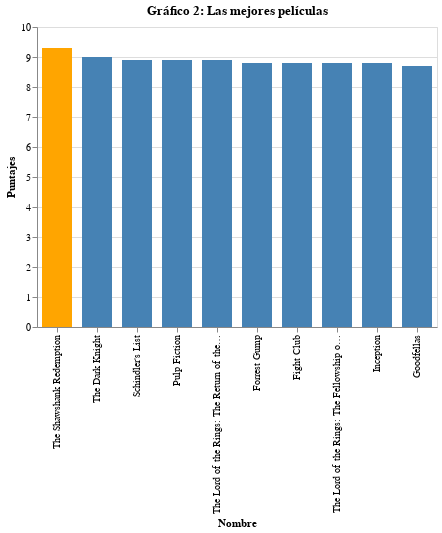

The notebook cell saved with this chart:
### Markdown cell above
Pregunta 2

### Code cell
top_10 = data.nlargest(10, "score")


#https://altair-viz.github.io/gallery/bar_chart_sorted.html
#https://stackoverflow.com/questions/43327125/pandas-max-value-in-column-and-subtract
alt.Chart(top_10).mark_bar(size=30).encode(

    x=alt.X('name', title='Nombre', sort='-y'),

    y=alt.Y('score', title='Puntajes'),

    color=alt.condition(

        alt.datum.score == top_10['score'].max() ,  

        alt.value('orange'),     

        alt.value('steelblue')
    )
).properties(title="Gráfico 2: Las mejores películas",width=alt.Step(40))

### Figure 1 — Vega-Lite specification as saved in the notebook (floating-point values rounded to 4 significant figures)
{"config": {"view": {"continuousWidth": 400, "continuousHeight": 300}}, "data": {"name": "data-c8c7dc04fdc186fc08e4c87e7b9ec1f3"}, "mark": {"type": "bar", "size": 30}, "encoding": {"color": {"condition": {"value": "orange", "test": "(datum.score === 9.3)"}, "value": "steelblue"}, "x": {"type": "nominal", "field": "name", "sort": "-y", "title": "Nombre"}, "y": {"type": "quantitative", "field": "score", "title": "Puntajes"}}, "title": "Gráfico 2: Las mejores películas", "width": {"step": 40}, "$schema": "https://vega.github.io/schema/vega-lite/v4.8.1.json", "datasets": {"data-c8c7dc04fdc186fc08e4c87e7b9ec1f3": [{"budget": 25000000.0, "company": "Castle Rock Entertainment", "country": "USA", "director": "Frank Darabont", "genre": "Crime", "gross": 28340000.0, "name": "The Shawshank Redemption", "rating": "R", "released": "1994-10-14", "runtime": 142, "score": 9.3, "star": "Tim Robbins", "votes": 1861666, "writer": "Stephen King", "year": 1994, "month": "10"}, {"budget": 185000000.0, "company": "Warner Bros.", "country": "USA", "director": "Christopher Nolan", "genre": "Action", "gross": 534900000.0, "name": "The Dark Knight", "rating": "PG-13", "released": "2008-07-18", "runtime": 152, "score": 9.0, "star": "Christian Bale", "votes": 1839571, "writer": "Jonathan Nolan", "year": 2008, "month": "07"}, {"budget": 22000000.0, "company": "Universal Pictures", "country": "USA", "director": "Steven Spielberg", "genre": "Biography", "gross": 96070000.0, "name": "Schindler's List", "rating": "R", "released": "1994-02-04", "runtime": 195, "score": 8.9, "star": "Liam Neeson", "votes": 956124, "writer": "Thomas Keneally", "year": 1993, "month": "02"}, {"budget": 8000000.0, "company": "Miramax", "country": "USA", "director": "Quentin Tarantino", "genre": "Crime", "gross": 107900000.0, "name": "Pulp Fiction", "rating": "R", "released": "1994-10-14", "runtime": 154, "score": 8.9, "star": "John Travolta", "votes": 1456787, "writer": "Quentin Tarantino", "year": 1994, "month": "10"}, {"budget": 94000000.0, "company": "New Line Cinema", "country": "USA", "director": "Peter Jackson", "genre": "Adventure", "gross": 377800000.0, "name": "The Lord of the Rings: The Return of the King", "rating": "PG-13", "released": "2003-12-17", "runtime": 201, "score": 8.9, "star": "Elijah Wood", "votes": 1332020, "writer": "J.R.R. Tolkien", "year": 2003, "month": "12"}, {"budget": 55000000.0, "company": "Paramount Pictures", "country": "USA", "director": "Robert Zemeckis", "genre": "Comedy", "gross": 330300000.0, "name": "Forrest Gump", "rating": "PG-13", "released": "1994-07-06", "runtime": 142, "score": 8.8, "star": "Tom Hanks", "votes": 1402876, "writer": "Winston Groom", "year": 1994, "month": "07"}, {"budget": 63000000.0, "company": "Fox 2000 Pictures", "country": "USA", "director": "David Fincher", "genre": "Drama", "gross": 37030000.0, "name": "Fight Club", "rating": "R", "released": "1999-10-15", "runtime": 139, "score": 8.8, "star": "Brad Pitt", "votes": 1492073, "writer": "Chuck Palahniuk", "year": 1999, "month": "10"}, {"budget": 93000000.0, "company": "New Line Cinema", "country": "New Zealand", "director": "Peter Jackson", "genre": "Adventure", "gross": 315500000.0, "name": "The Lord of the Rings: The Fellowship of the Ring", "rating": "PG-13", "released": "2001-12-19", "runtime": 178, "score": 8.8, "star": "Elijah Wood", "votes": 1352483, "writer": "J.R.R. Tolkien", "year": 2001, "month": "12"}, {"budget": 160000000.0, "company": "Warner Bros.", "country": "USA", "director": "Christopher Nolan", "genre": "Action", "gross": 292600000.0, "name": "Inception", "rating": "PG-13", "released": "2010-07-16", "runtime": 148, "score": 8.8, "star": "Leonardo DiCaprio", "votes": 1629342, "writer": "Christopher Nolan", "year": 2010, "month": "07"}, {"budget": 25000000.0, "company": "Warner Bros.", "country": "USA", "director": "Martin Scorsese", "genre": "Crime", "gross": 46840000.0, "name": "Goodfellas", "rating": "R", "released": "1990-09-21", "runtime": 146, "score": 8.7, "star": "Robert De Niro", "votes": 802599, "writer": "Nicholas Pileggi", "year": 1990, "month": "09"}]}}
